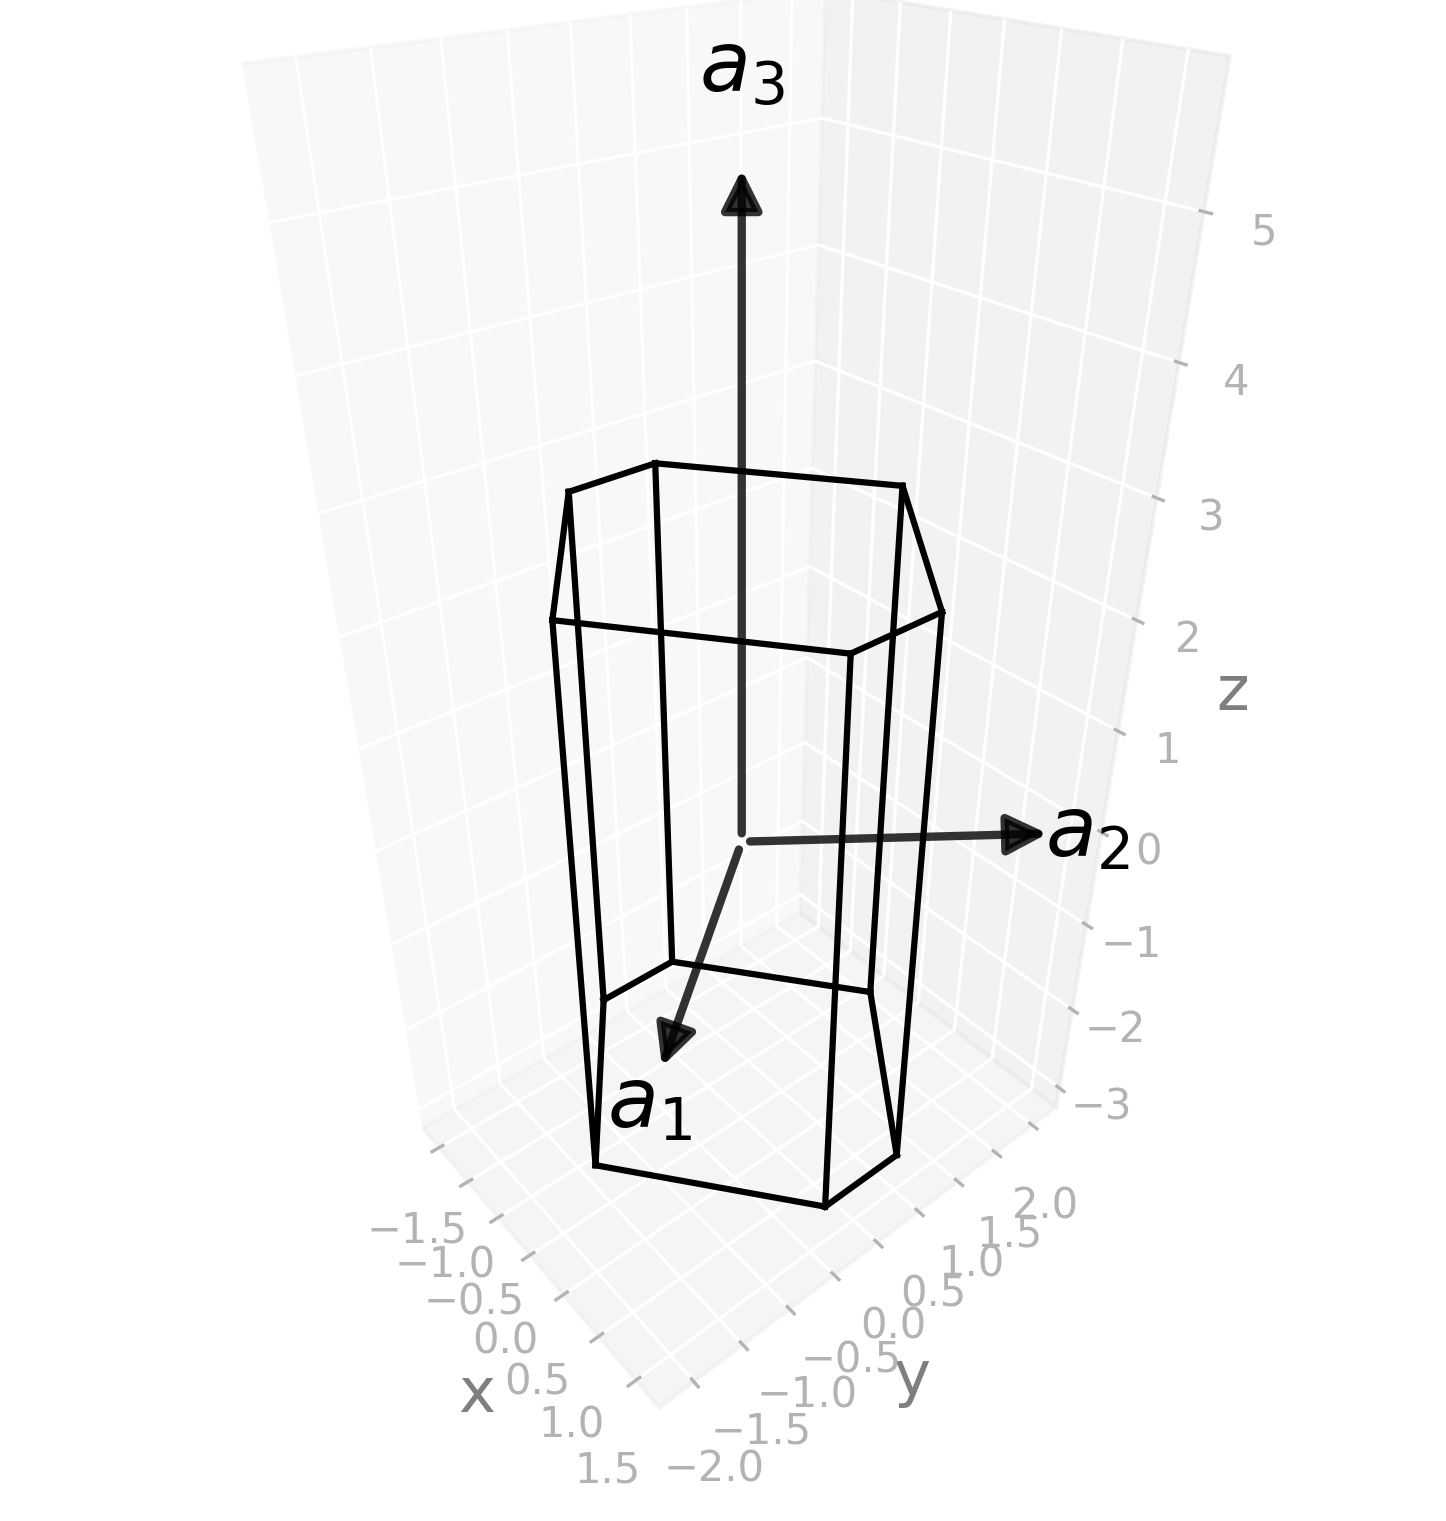

Recreate this plot in Python.
import radtools as rad

l = rad.lattice_example(f"ORCC")
l.plot("wigner-seitz")
# Save an image:
l.savefig(
    "orcc_wigner-seitz.png",
    elev=33,
    azim=-40,
    dpi=300,
   bbox_inches="tight",
)
# Interactive plot:
l.show(elev=33, azim=-40)
